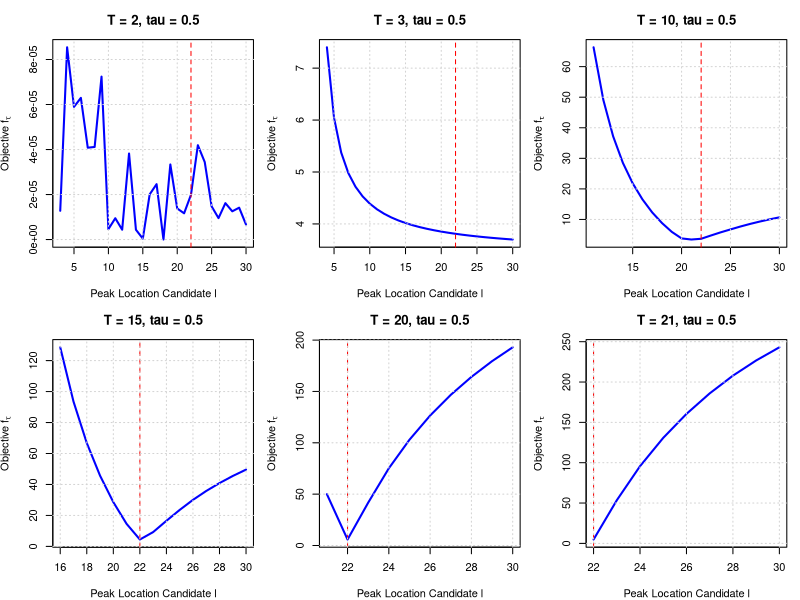
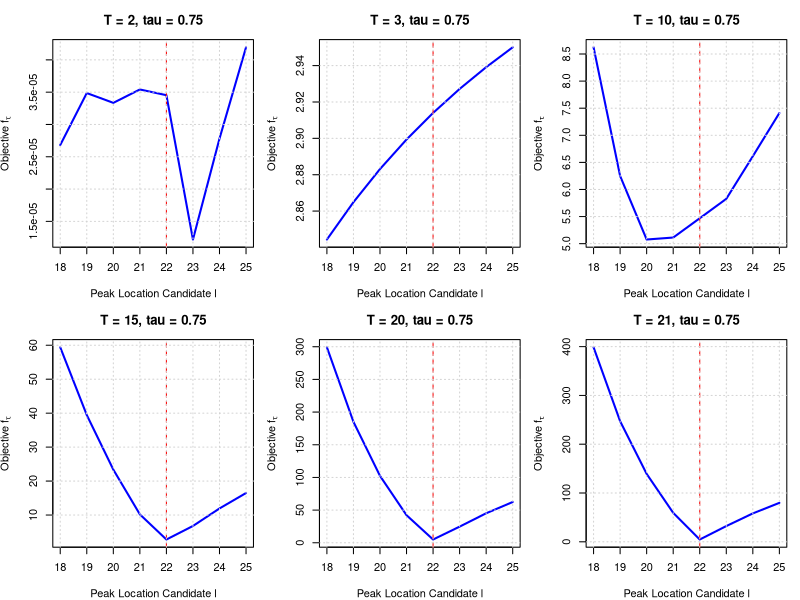
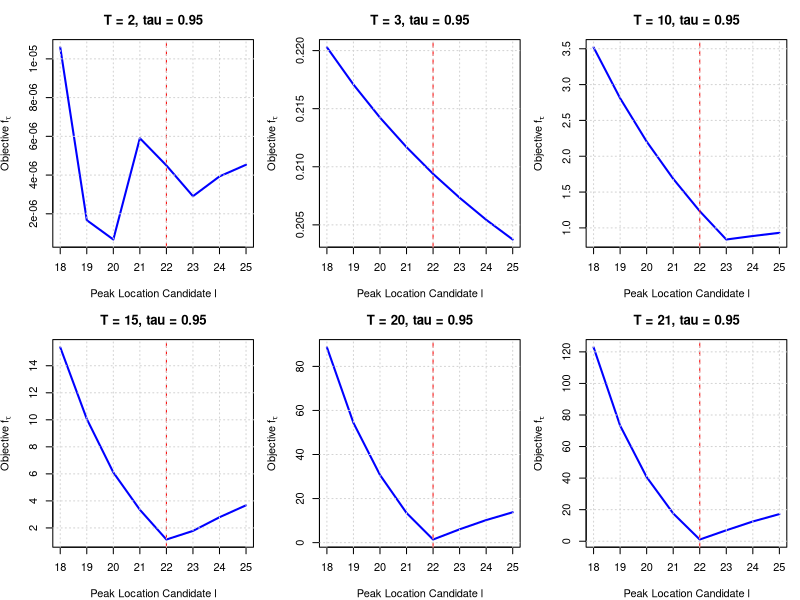

These charts were generated, in order, by the following R code:
# ---------------------------------------------------------------------------
# Quantile-Based Peak Estimation with Laplace Noise
# ---------------------------------------------------------------------------
# Author: Said Maanan
# Date: 2025-06-12
# ---------------------------------------------------------------------------

# ---------------------------------------------------------------------------
# Laplace Noise Generator
# ---------------------------------------------------------------------------
rlaplace <- function(n, location = 0, scale = 1) {
  u <- runif(n, -0.5, 0.5)
  location - scale * sign(u) * log(1 - 2 * abs(u))
}

# ---------------------------------------------------------------------------
# Asymmetric Laplace Variance
# ---------------------------------------------------------------------------
asy_laplace_variance <- function(tau, z) {
  stopifnot(tau > 0, tau < 1, abs(z) < 1)
  mu <- tau / (1 + z) - (1 - tau) / (1 - z)
  E_X2 <- 2 * tau / (1 + z)^2 + 2 * (1 - tau) / (1 - z)^2
  return(E_X2 - mu^2)
}

# ---------------------------------------------------------------------------
# Compute scale b for desired SNR
# ---------------------------------------------------------------------------
compute_noise_scale <- function(A, SNR_target, tau, z) {
  sigma2 <- asy_laplace_variance(tau, z)
  sqrt((A / SNR_target)^2 / sigma2)
}

# ---------------------------------------------------------------------------
# Quantile Loss Function
# ---------------------------------------------------------------------------
quantile_loss <- function(u, tau) {
  u * ( tau - (u < 0) )
}

# ---------------------------------------------------------------------------
# Weighted Quantile (Generalized Algorithm, tau in (0,1))
# ---------------------------------------------------------------------------
med_weighted_tau <- function(I, l, s, tau) {
  T <- length(I)
  x <- I * exp(((1:T) - l)^2 / s^2)
  w <- exp(-((1:T) - l)^2 / s^2)
  o <- order(x)
  x_sorted <- x[o]
  w_sorted <- w[o]
  cum_w <- cumsum(w_sorted)
  cutoff <- tau * sum(w_sorted)
  k <- min(which(cum_w >= cutoff))
  return(x_sorted[k]) 
}

# ---------------------------------------------------------------------------
# Quantile-Based Amplitude Estimation
# ---------------------------------------------------------------------------
compute_a <- function(I, l, s, tau) {
  med_weighted_tau(I, l, s, tau)
}

# ---------------------------------------------------------------------------
# Quantile Loss objective
# ---------------------------------------------------------------------------
objective_function <- function(I, a, l, s, tau) {
  t <- seq_along(I)
  fitted <- a * exp(-((t - l)^2) / s^2)
  u <- I - fitted
  mean(quantile_loss(u, tau))
}

# ---------------------------------------------------------------------------
# Optimize s for a given l
# ---------------------------------------------------------------------------
search_best_s <- function(I, l, tau) {
  f_obj <- function(s) {
    a_hat <- compute_a(I, l, s, tau)
    objective_function(I, a_hat, l, s, tau)
  }
  optimize(f_obj, interval = c(1, 20), tol = 1e-4)$minimum
}

# ---------------------------------------------------------------------------
# Main simulation function
# ---------------------------------------------------------------------------
simulate_quantile_objective <- function(T, A, L, S, h, tau, snr = Inf, z = 0, seed = NULL, l_range = NULL, force_l_gt_T = FALSE) {
  t <- 1:T
  signal <- A * exp(-((t - L)^2) / S^2)
  
  if (!is.null(seed)) set.seed(seed)
  
  if (is.finite(snr)) {
    b <- compute_noise_scale(A, snr, tau, z)
    noise <- rlaplace(T, scale = b)
    I <- signal + noise
  } else {
    I <- signal
  }
  
  if (is.null(l_range)) {
    l_grid <- if (force_l_gt_T) seq(T + 1, h) else if (is.finite(snr)) seq(L - 4, L + 3) else seq(1, h)
  } else {
    l_grid <- l_range
  }
  
  losses <- sapply(l_grid, function(l) {
    s_hat <- search_best_s(I, l, tau)
    a_hat <- compute_a(I, l, s_hat, tau)
    objective_function(I, a_hat, l, s_hat, tau)
  })
  
  data.frame(l = l_grid, loss = losses, T = T)
}

# ---------------------------------------------------------------------------
# Plotting utility
# ---------------------------------------------------------------------------
plot_quantile_objectives <- function(results, tau, A_true, L_true, S_true, h) {
  Ts <- unique(results$T)
  nT <- length(Ts)
  nrow <- 2
  ncol <- 3
  
  png(filename = paste0("plot_quantile_tau", tau, ".png"),
      width = 900, height = 600, res = 120)
  old_par <- par(mfrow = c(nrow, ncol), mar = c(4, 4, 3, 1))
  on.exit({ par(old_par); dev.off() })
  
  for (T_val in Ts) {
    subset_data <- subset(results, T == T_val)
    plot(subset_data$l, subset_data$loss, type = "l", lwd = 2, col = "blue",
         xlab = "Peak Location Candidate l",
         ylab = expression("Objective " * f[tau]),
         main = paste0("T = ", T_val, ", tau = ", tau))
    abline(v = L_true, col = "red", lty = 2)
    grid()
  }
}

# ---------------------------------------------------------------------------
# Run simulation and produce plots for tau = 0.5, 0.75, 0.95
# ---------------------------------------------------------------------------
A_true <- 15000
L_true <- 22
S_true <- 10
h <- 30
# Ts_free <- c(2, 3, 10, 20, 21)
Ts_free <- c(2, 3, 10, 15, 20, 21)
z <- 0
snr <- 1000

for ( tau_val in c(0.5, 0.75, 0.95) ) {
  results <- do.call(rbind, lapply(Ts_free, function(T) {
    simulate_quantile_objective(T, A = A_true, L = L_true, S = S_true, h = h,
                                tau = tau_val, snr = snr, z = z, force_l_gt_T = ( tau_val == 0.5 )) 
  }))
  
  plot_file <- paste0("plot_quantile_tau", tau_val, ".png")
  plot_quantile_objectives(results, tau_val, A_true, L_true, S_true, h)
  
  cat("Plot for tau =", tau_val, "generated and saved to", plot_file, "\n")
}
